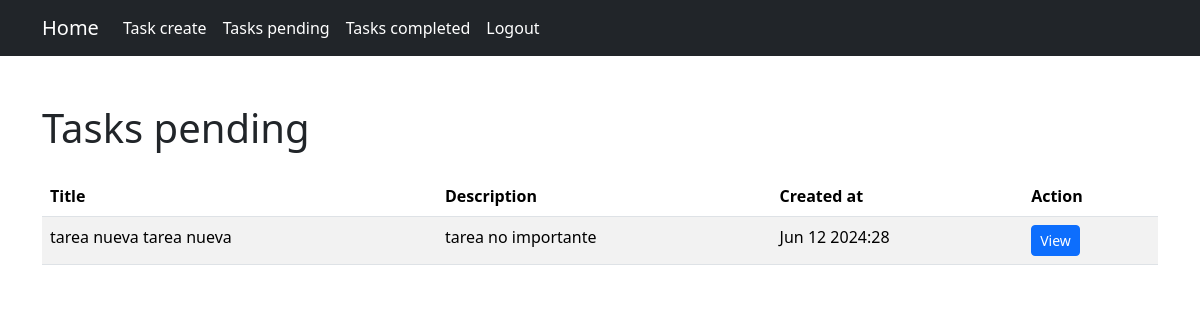
The page /tasks/ (signed in) on the database its author committed.
### tasks/models.py (models this page shows, shortened)
class Task(models.Model):
    title = models.CharField(max_length=250)
    description = models.TextField(max_length = 500, blank = True)
    created = models.DateTimeField(auto_now_add = True)
    datecompleted = models.DateTimeField(null = True, blank = True)
    important = models.BooleanField(default = False)
    user = models.ForeignKey(User, on_delete = models.CASCADE)

### tasks/views.py (the view)
# urls.py: path('tasks/', views.tasks_pending, name='tasks_pending'),
@login_required
def tasks_pending(request):
    tasks = Task.objects.filter(user = request.user, datecompleted__isnull = True)
    return render(request, 'tasks.html', {
        'tasks': tasks,
        'type_task': 'pending'
    })

### tasks/templates/tasks.html (shortened to what this page needs)
{% extends 'base.html' %}
{% block content %}
<div class="container">
    <h1 class="mt-5 mb-4">Tasks {{ type_task }}</h1>
    <div class="table-responsive">
        <table class="table table-striped">
            <thead>
                <tr>
                    <th>Title</th>
                    <th>Description</th>
                    <th>Created at</th>
                    <th>Action</th>
                </tr>
            </thead>
            <tbody>
                {% for task in tasks %}
                <tr>
                    <td>
                        {% if task.important %}
                        <i class="fa-solid fa-star"></i>
                        {% else %}
                        {{ task.title }}
                        {% endif %}
                        {{ task.title }}
                    </td>
                    <td>{{ task.description }}</td>
                    <td>{{ task.created|date:'M j Y:i' }}</td>
                    <td>
                        <a href="{% url 'task_detail' task.id %}" class="btn btn-sm btn-primary">View</a>
                    </td>
                </tr>
                {% endfor %}
            </tbody>
        </table>
    </div>
</div>
{% endblock %}

### rows shown on the page
Task: title "tarea nueva", description "tarea no importante", created "Jun 12 2024:28"

### other values the page prints
{{ type_task }} "pending"
